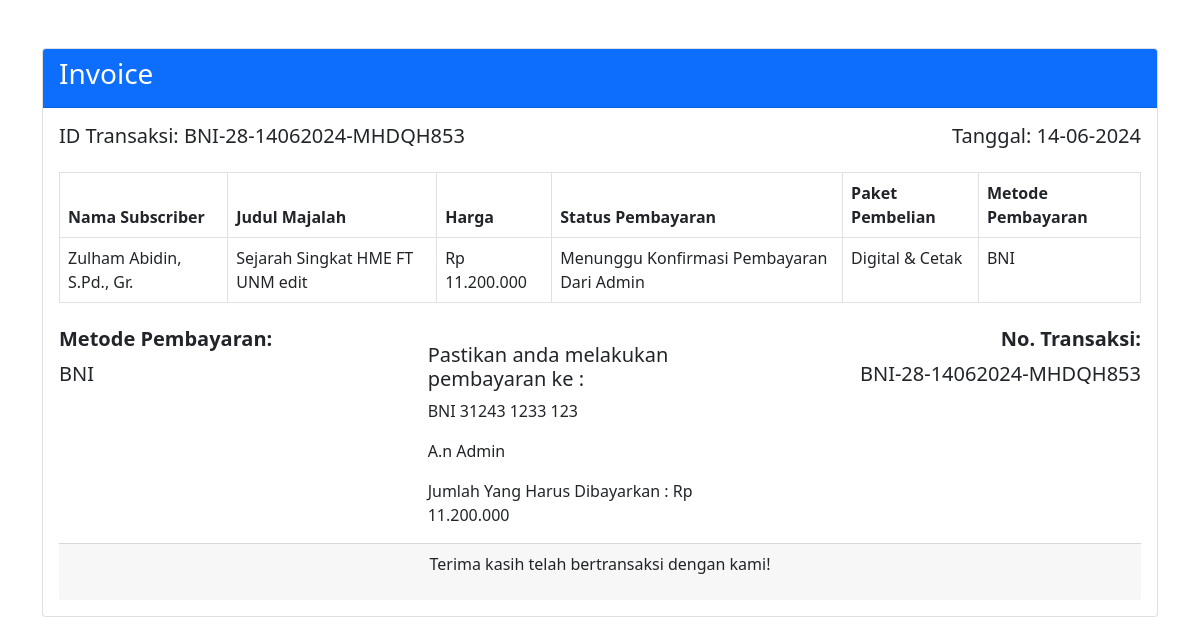
Page /invoice.php?id=28 on the committed database.
### tables this page shows
CREATE TABLE `penjualan` (
  `id_p` int NOT NULL,
  `id_sub` int NOT NULL DEFAULT '0',
  `id_majalah` int NOT NULL DEFAULT '0',
  `harga` int NOT NULL DEFAULT '0',
  `status_pembayaran` int NOT NULL DEFAULT '0',
  `bukti_pembayaran` varchar(50) NOT NULL DEFAULT '0',
  `tgl_penjualan` date NOT NULL,
  `metode_pembayaran` varchar(50) DEFAULT NULL,
  `no_transaksi` varchar(255) DEFAULT NULL
);

CREATE TABLE `subscriber` (
  `id_sub` int NOT NULL,
  `nama` varchar(200) NOT NULL DEFAULT '0',
  `alamat` varchar(200) NOT NULL DEFAULT '0',
  `email` varchar(50) NOT NULL DEFAULT '0',
  `no_telp` varchar(20) NOT NULL DEFAULT '0',
  `pic` varchar(50) NOT NULL DEFAULT '0',
  `username` varchar(50) NOT NULL DEFAULT '0',
  `password` varchar(50) NOT NULL DEFAULT '0'
);

CREATE TABLE `majalah` (
  `id_majalah` int NOT NULL,
  `judul` varchar(200) DEFAULT NULL,
  `edisi` varchar(50) DEFAULT NULL,
  `desk` text,
  `isi` varchar(50) DEFAULT NULL,
  `cover` varchar(50) DEFAULT NULL,
  `harga_digital` int DEFAULT NULL,
  `harga_cetak` int DEFAULT NULL,
  `harga_keduanya` int DEFAULT NULL
);

### invoice.php (the view, shortened to what this page needs)
<?php
require 'admin/function/init.php';
$id = intval($_GET['id']);
$query = $conn->prepare("
    SELECT
        p.id_p,
        p.id_sub,
        s.nama,
        p.id_majalah,
        m.judul,
        p.harga,
        m.harga_digital,
        m.harga_cetak,
        m.harga_keduanya,
        p.status_pembayaran,
        p.bukti_pembayaran,
        p.tgl_penjualan,
        p.metode_pembayaran,
        p.no_transaksi
    FROM penjualan p
    LEFT JOIN subscriber s ON p.id_sub = s.id_sub
    LEFT JOIN majalah m ON p.id_majalah = m.id_majalah
    WHERE p.id_p = ?
");
$query->bind_param('i', $id);
$query->execute();
$result = $query->get_result();
if ($result && $result->num_rows > 0) {
    $row = $result->fetch_assoc();
    $paket_pembelian = '';
    if ($row['harga_keduanya'] > 0) {
        $paket_pembelian = 'Digital & Cetak';
    } elseif ($row['harga_digital'] > 0) {
        $paket_pembelian = 'Digital';
    } elseif ($row['harga_cetak'] > 0) {
        $paket_pembelian = 'Cetak';
    } else {
        $paket_pembelian = 'Tidak Diketahui';
    }
    $harga = number_format($row['harga'], 0, ',', '.');
    $tgl_penjualan = date('d-m-Y', strtotime($row['tgl_penjualan']));
    $status_pembayaran = $row['status_pembayaran'] == 1 ? 'Sudah Dibayar' : 'Menunggu Konfirmasi Pembayaran Dari Admin';
    $rekening_text = '';
    switch ($row['metode_pembayaran']) {
        case 'BNI':
            $rekening_text = '
                <h5>Pastikan anda melakukan pembayaran ke :</h5>
                <p class="rekening-bni">BNI 31243 1233 123</p>
                <p class="rekening-bni">A.n Admin</p>
                <p class="rekening-bni">Jumlah Yang Harus Dibayarkan : Rp ' . $harga . '</p>
            ';
            break;
    }
    $no_transaksi = $row['no_transaksi'] ? strtoupper($row['no_transaksi']) : 'N/A';
} else {
    echo "<div class='alert alert-danger'>Data tidak ditemukan</div>";
    exit;
}
?>
<!doctype html>
<html lang="en">
<head>
    <link href="https://cdn.jsdelivr.net/npm/bootstrap@5.0.2/dist/css/bootstrap.min.css" rel="stylesheet">
</head>
<body>
    <div class="container mt-5">
        <div class="row">
            <div class="col-md-12">
                <div class="card">
                    <div class="card-header bg-primary text-white">
                        <h3 class="card-title">Invoice</h3>
                    </div>
                    <div class="card-body">
                        <div class="row mb-3">
                            <div class="col-md-6">
                                <h5>ID Transaksi: <?= $no_transaksi ?></h5>
                            </div>
                            <div class="col-md-6 text-end">
                                <h5>Tanggal: <?= $tgl_penjualan ?></h5>
                            </div>
                        </div>
                        <table class="table table-bordered">
                            <thead>
                                <tr>
                                    <th>Nama Subscriber</th>
                                    <th>Judul Majalah</th>
                                    <th>Harga</th>
                                    <th>Status Pembayaran</th>
                                    <th>Paket Pembelian</th>
                                    <th>Metode Pembayaran</th>
                                </tr>
                            </thead>
                            <tbody>
                                <tr>
                                    <td><?= $row['nama'] ?></td>
                                    <td><?= $row['judul'] ?></td>
                                    <td>Rp <?= $harga ?></td>
                                    <td><?= $status_pembayaran ?></td>
                                    <td><?= $paket_pembelian ?></td>
                                    <td><?= $row['metode_pembayaran'] ?></td>
                                </tr>
                            </tbody>
                        </table>
                        <div class="row mt-4">
                            <div class="col-md-4">
                                <h5 class="fw-bold">Metode Pembayaran:</h5>
                                <p class="fs-5"><?= $row['metode_pembayaran'] ?></p>
                            </div>
                            <div class="col-md-4">
                                <p class="fs-5"><?= $rekening_text ?></p>
                            </div>
                            <div class="col-md-4 text-end">
                                <h5 class="fw-bold">No. Transaksi:</h5>
                                <p class="fs-5"><?= $no_transaksi ?></p>
                            </div>
                        </div>
                        <div class="card-footer text-center">
                            <p>Terima kasih telah bertransaksi dengan kami!</p>
                        </div>
                    </div>
                </div>
            </div>
        </div>
    </div>
</body>
</html>

### rows in the picture
penjualan: no_transaksi "BNI-28-14062024-MHDQH853", tgl_penjualan "14-06-2024", id_sub.nama "Zulham Abidin, S.Pd., Gr.", id_majalah.judul "Sejarah Singkat HME FT UNM edit", harga "11.200.000", status_pembayaran "Menunggu Konfirmasi Pembayaran Dari Admin", id_majalah.harga_keduanya "Digital & Cetak", metode_pembayaran "BNI"
